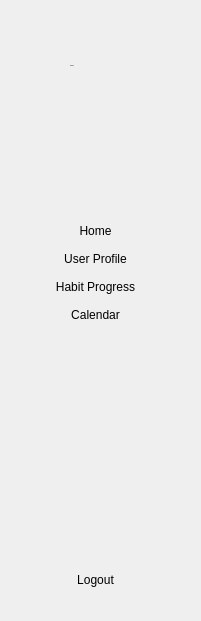
  <widget class="QFrame" name="hidenav">
   <property name="geometry">
    <rect>
     <x>0</x>
     <y>80</y>
     <width>201</width>
     <height>621</height>
    </rect>
   </property>
   <property name="styleSheet">
    <string notr="true">#hidenav{
border-right: 3px solid #596020;
}
QPushButton::hover{
background-color: #596020;
color: white;
}</string>
   </property>
   <widget class="QLabel" name="iconpic">
    <property name="geometry">
     <rect>
      <x>10</x>
      <y>30</y>
      <width>51</width>
      <height>51</height>
     </rect>
    </property>
    <property name="text">
     <string/>
    </property>
    <property name="pixmap">
     <pixmap>../../../Downloads/logo.png</pixmap>
    </property>
    <property name="scaledContents">
     <bool>true</bool>
    </property>
   </widget>
   <widget class="QLabel" name="sidebartitle">
    <property name="geometry">
     <rect>
      <x>70</x>
      <y>50</y>
      <width>101</width>
      <height>31</height>
     </rect>
    </property>
    <property name="font">
     <font>
      <family>Imprint MT Shadow</family>
      <pointsize>-1</pointsize>
      <weight>50</weight>
      <italic>false</italic>
      <bold>false</bold>
     </font>
    </property>
    <property name="styleSheet">
     <string notr="true">font: 25px &quot;Imprint MT Shadow&quot;;
</string>
    </property>
    <property name="text">
     <string>Side Bar</string>
    </property>
   </widget>
   <widget class="QWidget" name="layoutWidget">
    <property name="geometry">
     <rect>
      <x>10</x>
      <y>220</y>
      <width>171</width>
      <height>371</height>
     </rect>
    </property>
    <layout class="QVBoxLayout" name="verticalLayout_2">
     <item>
      <widget class="QPushButton" name="fhome_btn">
       <property name="styleSheet">
        <string notr="true"/>
       </property>
       <property name="text">
        <string>Home</string>
       </property>
       <property name="icon">
        <iconset>
         <normaloff>resource/home.png</normaloff>resource/home.png</iconset>
       </property>
       <property name="flat">
        <bool>true</bool>
       </property>
      </widget>
     </item>
     <item>
      <widget class="QPushButton" name="fuser_btn">
       <property name="text">
        <string>User Profile</string>
       </property>
       <property name="icon">
        <iconset>
         <normaloff>resource/user.png</normaloff>resource/user.png</iconset>
       </property>
       <property name="flat">
        <bool>true</bool>
       </property>
      </widget>
     </item>
     <item>
      <widget class="QPushButton" name="fprogress_btn">
       <property name="text">
        <string>Habit Progress</string>
       </property>
       <property name="icon">
        <iconset>
         <normaloff>resource/progress.png</normaloff>resource/progress.png</iconset>
       </property>
       <property name="flat">
        <bool>true</bool>
       </property>
      </widget>
     </item>
     <item>
      <widget class="QPushButton" name="fcalendar_btn">
       <property name="text">
        <string>Calendar</string>
       </property>
       <property name="icon">
        <iconset>
         <normaloff>resource/calendar.png</normaloff>resource/calendar.png</iconset>
       </property>
       <property name="flat">
        <bool>true</bool>
       </property>
      </widget>
     </item>
     <item>
      <spacer name="verticalSpacer_2">
       <property name="orientation">
        <enum>Qt::Vertical</enum>
       </property>
       <property name="sizeHint" stdset="0">
        <size>
         <width>20</width>
         <height>40</height>
        </size>
       </property>
      </spacer>
     </item>
     <item>
      <widget class="QPushButton" name="flogout_btn">
       <property name="text">
        <string>Logout</string>
       </property>
       <property name="icon">
        <iconset>
         <normaloff>resource/logout.png</normaloff>resource/logout.png</iconset>
       </property>
       <property name="flat">
        <bool>true</bool>
       </property>
      </widget>
     </item>
    </layout>
   </widget>
  </widget>
